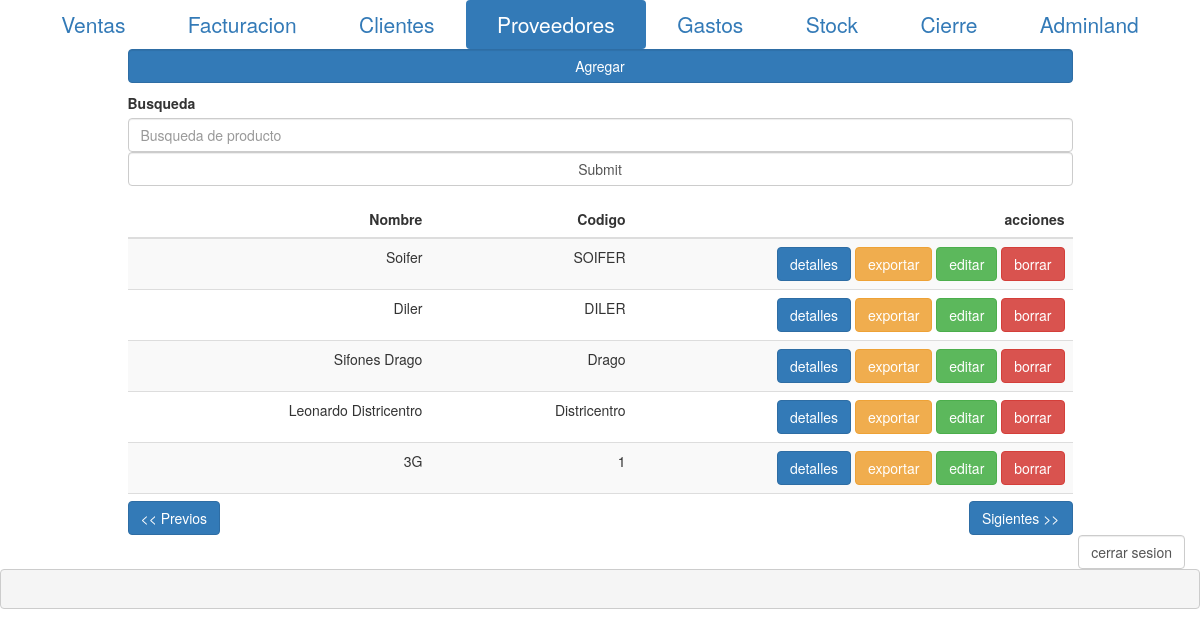
The page /index.php?c=proveedores (signed in) on the database its author committed.
### tables this page shows
CREATE TABLE `proveedores` (
  `id` int(4) unsigned NOT NULL AUTO_INCREMENT,
  `nombre` varchar(45) NOT NULL,
  `cuit` bigint(20) DEFAULT NULL,
  `direccion` varchar(255) DEFAULT NULL,
  `telefono` varchar(255) DEFAULT NULL,
  `email` varchar(255) DEFAULT NULL,
  `codigo` varchar(255) DEFAULT NULL,
  `debe` tinyint(1) NOT NULL DEFAULT '1',
  PRIMARY KEY (`id`)
);

### modulos/proveedores.php (the view, shortened to what this page needs)
<?php
if (isset($_POST['pg']) && $_POST['pg'] > 0) {
	$pg = $_POST['pg'];
	$pgs = $pg * 50;
} else {
	$pgs = 0;
};
if (isset($_POST['provSearch'])) {
	$provSearch = "%$_POST[provSearch]%";
} else {
	$provSearch = '%%';
};
$consulta = "
	SELECT
		*
	FROM
		proveedores
	WHERE
		nombre like '$provSearch'
		or
		codigo like '$provSearch'
	LIMIT $pgs,50
		";
$query = mysqli_query($cnx, $consulta);
?>
<div class='container'>
	<div class="row">
		<div class="col-md-1"></div>
		<div class="col-md-10">
			<div class='pad'>
				<button data-toggle="modal" data-target="#modal" id='nuevoProv' class='form-control btn btn-primary'>Agregar</button>
			</div>
			<div class='form-group'>
				<label> Busqueda </label>
				<form class='form' action="" method='POST'>
					<input class='form-control' type="text" placeholder='Busqueda de producto' autocomplete='off' name='provSearch'><input class='form-control' type="submit" />
					<!--pre><?php
							var_dump($_POST);
							?></pre-->
				</form>
			</div>
			<div class='stockTable'>
				<table class='table derecha table-striped text-right'>
					<thead>
						<tr>
							<th>Nombre</th>
							<th>Codigo</th>
							<th>acciones</th>
						</tr>
					</thead>
					<tbody>
						<?php
						while ($fila = mysqli_fetch_assoc($query)) {
						?>
							<tr>
								<td><?php echo $fila['nombre'] ?></td>
								<td><?php echo $fila['codigo'] ?></td>
								<td>
									<button data-toggle="modal" data-target="#modal" onclick='provDetalle(<?php echo $fila['id'] ?>)' class='btn btn-primary'>detalles</button>
									<button data-toggle="modal" data-target="#modal" onclick='provExportar(<?php echo $fila['id'] ?>)' class='btn btn-warning'>exportar</button>
									<button data-toggle="modal" data-target="#modal" onclick='provEditar(<?php echo $fila['id'] ?>)' class='btn btn-success'>editar</button>
									<button data-toggle="modal" data-target="#modal" onclick='provBorrar(<?php echo $fila['id'] ?>)' class='btn btn-danger'>borrar</button>
								</td>
							</tr>
						<?php
						}
						?>
					</tbody>
				</table>
			</div>
			<form action="" method='POST'>
				<input type='submit' value='<< Previos' class='btn btn-primary pull-left'>
			</form>
			<form action="" method='POST'>
				<input type="submit" class='btn btn-primary pull-right' value='Sigientes >>'>
			</form>
		</div>
		<div class="col-md-1"></div>
	</div>
</div>

### css/mi.css (style rules this page uses)
.pad { margin-bottom: 10px; }
body { width: 100%; overflow-x: hide; }
.derecha th { text-align: right; }
.stockTable { height: 300px; overflow: auto; }

### rows shown on the page
proveedores: nombre "Soifer", codigo "SOIFER"
proveedores: nombre "Diler", codigo "DILER"
proveedores: nombre "Sifones Drago", codigo "Drago"
proveedores: nombre "Leonardo Districentro", codigo "Districentro"
proveedores: nombre "3G", codigo "1"

### other values the page prints
$valor "Ventas"
$valor "Facturacion"
$valor "Clientes"
$valor "Proveedores"
$valor "Gastos"
$valor "Stock"
$valor "Cierre"
$valor "Adminland"
